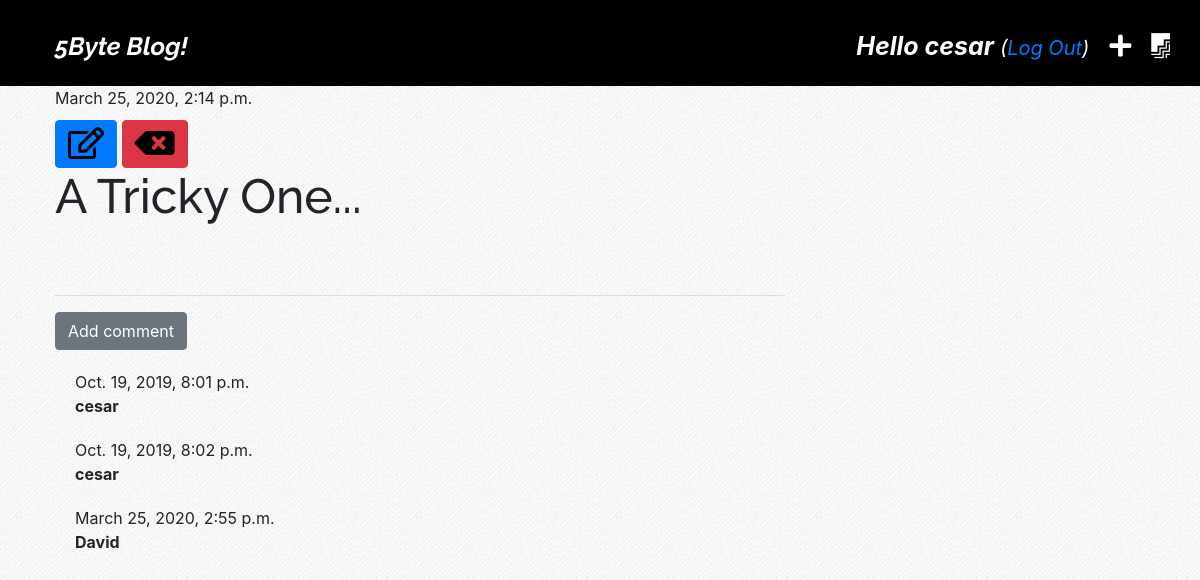
Screenshot of /post/3 (signed in) with the database file from the repository.
### blog/models.py (models this page shows, shortened)
class Post(models.Model):
    author= models.ForeignKey('auth.User', on_delete=models.CASCADE) # si el autor John , crea 10 post y elimino este autor, todos los post se eliminaran
    title= models.CharField(max_length=200)
    text=models.TextField()
    created_date= models.DateTimeField(default=timezone.now)
    published_date=models.DateTimeField(blank=True,null=True)

class Comment(models.Model):
    post=models.ForeignKey('blog.Post', on_delete=models.CASCADE, related_name='comments') # Si elimino el blog post, todos los comentarios relacionados con el , se eliminan, ya que es una foreing key
    author=models.CharField(max_length=200)
    text= models.TextField()
    created_date=models.DateTimeField(default=timezone.now)
    approved=models.BooleanField(default=False)

### blog/views.py (the view)
# urls.py: path('post/<int:pk>', views.post_detail , name='post_detail'),
def post_detail(request,pk):
    post = get_object_or_404 (Post,pk=pk)
    stuff_for_frontent={'post':post}
    return render(request, 'blog/post_detail.html',stuff_for_frontent)

### blog/templatetags/markdownify.py (called while the page is built)
@register.filter
def markdown(value):
    renderer = HighlightRenderer()
    markdown = mistune.Markdown(renderer=renderer)
    return markdown(value)

### blog/templates/blog/post_detail.html (shortened to what this page needs)
{% extends 'blog/base.html' %}
{% load markdownify %}
{% block content %}
      <div class="post">
          {% if post.published_date %}
              <div class="date">
                {{post.published_date}}
              </div>
          {%else%}
              <a href="{% url 'post_publish' pk=post.pk %}" class='btn btn-success' style='margin-top:10px'><i class="fas fa-upload fa-2x" style='color:#000000'></i></a>
          {%endif%}
          {% if user.is_authenticated %}
              <a href="{%url 'post_edit' pk=post.pk %}"class='btn btn-primary'style='margin-top:10px'><i class="far fa-edit fa-2x" style='color:#000000;' ></i></a>
              <a href="{% url 'post_delete' pk=post.pk %}" class='btn btn-danger' style='margin-top:10px'
          onclick="return confirm('Are you sure you want to delete this post?')"><i class="fas fa-backspace fa-2x" style='color:#000000'></i></a>
          {%endif%}
          <h1>{{post.title}}</h1>
      </div>
        <hr>
        <a href="{%url 'add_comment_to_post' pk=post.pk%}" class='btn btn-secondary'>Add comment</a>
        {% for comment in post.comments.all %}
          {%if user.is_authenticated or comment.approved%}
            <div class="comment">
              <div class="date">
                {{comment.created_date}}
              </div>
                <strong>{{comment.author}}</strong>
            </div>
          {%endif%}
        {%empty%}
            <p>No comments...</p>
        {%endfor%}
{%endblock%}

### blog/templates/blog/base.html (shortened to what this page needs)
{% load static %}
<!DOCTYPE html>
<html lang="en" dir="ltr">
  <head>
    <link href="https://stackpath.bootstrapcdn.com/bootstrap/4.3.1/css/bootstrap.min.css" rel="stylesheet">
    <link rel="stylesheet" href="https://cdnjs.cloudflare.com/ajax/libs/font-awesome/5.11.2/css/all.min.css" />
    <link rel="stylesheet" href="{% static 'css/blog.css' %}" type='text/css'>
    <link rel="stylesheet" href="{% static 'css/zenburn.css' %}">
  </head>
  <body>
    <div class="page-header">
      {% if user.is_authenticated %}
        <a href="{% url 'post_draft_list' %}" class="top-menu"><i class="fab fa-firstdraft "></i></a>
        <a href="{% url 'post_new' %}" class="top-menu"><i class="fas fa-plus "></i></a>
        <p class='top-menu'>Hello {{user.username}} <small>(<a href="{% url 'logout' %}">Log Out</a>)</small> </p>
      {% else %}
      <a href="{% url 'login' %}" class="top-menu"><i class="fas fa-sign-in-alt"></i></a>
      {%endif%}
        <h1><a href="{% url 'post_list' %}">5Byte Blog!</a></h1>
    </div>
    <div class="content container">
      <div class="row">
        <div class="col-md-8">
          {% block content %}
          {% endblock %}
        </div>
      </div>
    </div>
  </body>
</html>

### blog/static/css/blog.css (style rules this page uses)
body { background-image: url('images/debut_light.png'); width: auto; height: 500px; }
p { color:black }
.page-header { background-color: black; margin-top: 0; padding: 10px 10px 10px 55px; }
.page-header h1 a { font-size: 25px !important; color: white; font-style: oblique; font-weight: bolder; text-decoration: none; }
.content { margin-left: 40px; }
h1,h2,h3,h4 { font-family: 'Raleway', 'Inconsolata' , 'Droid Sans', serif; font-size: 48px; }
.post { margin-bottom: 70px; }
.top-menu, .top-menu:hover { font-size: 25px !important; color: white; font-style: oblique; font-weight: bolder; text-decoration: none; float: right; margin-right:20px; padding-top: 18px; }
.comment { margin: 20px 0px 20px 20px; }

### rows the page displays
Post: published_date "March 25, 2020, 2:14 p.m.", title "A Tricky One..."
Comment: created_date "Oct. 19, 2019, 8:01 p.m.", author "cesar"
Comment: created_date "Oct. 19, 2019, 8:02 p.m.", author "cesar"
Comment: created_date "March 25, 2020, 2:55 p.m.", author "David"

### other values shown
{{ user.username }} "cesar"
